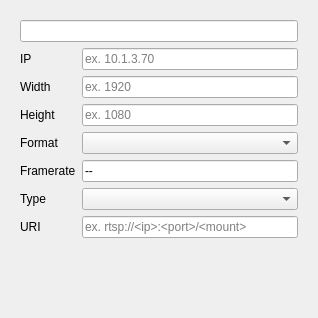
<?xml version="1.0" encoding="UTF-8"?>
<ui version="4.0">
 <class>Form</class>
 <widget class="RoutingContainer" name="Form">
  <property name="geometry">
   <rect>
    <x>0</x>
    <y>0</y>
    <width>318</width>
    <height>318</height>
   </rect>
  </property>
  <property name="windowTitle">
   <string>Form</string>
  </property>
  <property name="autoFillBackground">
   <bool>true</bool>
  </property>
  <property name="styleSheet">
   <string notr="true">CDPBaseContainer{
border-radius: 100px;
}</string>
  </property>
  <property name="cdpTargetRouting">
   <string>VWController.Cameras.Camera</string>
  </property>
  <layout class="QVBoxLayout" name="verticalLayout_2">
   <item>
    <widget class="CDPBaseContainer" name="container">
     <property name="styleSheet">
      <string notr="true"/>
     </property>
     <property name="type" stdset="0">
      <enum>CDPBaseContainer::Container</enum>
     </property>
     <property name="svgBorderMargins" stdset="0">
      <bool>true</bool>
     </property>
     <property name="borderPixmap">
      <string>:/themes/openbridge5_dusk/backgrounds/bgPanel.svg</string>
     </property>
     <layout class="QVBoxLayout" name="verticalLayout_3">
      <item>
       <layout class="QVBoxLayout" name="verticalLayout">
        <item>
         <widget class="CDPBaseLineEdit" name="lineEdit">
          <property name="alignment">
           <set>Qt::AlignCenter</set>
          </property>
          <property name="svgFile">
           <string notr="true">:/themes/openbridge5_bright/backgrounds/bgLineEdit.svg</string>
          </property>
          <property name="cdpRouting" stdset="0">
           <string>.DisplayName.Value</string>
          </property>
          <property name="pushRoutables" stdset="0">
           <stringlist notr="true">
            <string>cdpRouting</string>
           </stringlist>
          </property>
         </widget>
        </item>
        <item>
         <layout class="QFormLayout" name="formLayout">
          <item row="0" column="0">
           <widget class="CDPBaseLabel" name="label">
            <property name="text">
             <string>IP</string>
            </property>
           </widget>
          </item>
          <item row="0" column="1">
           <widget class="CDPBaseLineEdit" name="lineEdit_2">
            <property name="placeholderText">
             <string>ex. 10.1.3.70</string>
            </property>
            <property name="svgFile">
             <string notr="true">:/themes/openbridge5_bright/backgrounds/bgLineEdit.svg</string>
            </property>
            <property name="cdpRouting" stdset="0">
             <string>.IP.Value</string>
            </property>
            <property name="pushRoutables" stdset="0">
             <stringlist notr="true">
              <string>cdpRouting</string>
             </stringlist>
            </property>
           </widget>
          </item>
          <item row="1" column="0">
           <widget class="CDPBaseLabel" name="label_2">
            <property name="text">
             <string>Width</string>
            </property>
           </widget>
          </item>
          <item row="1" column="1">
           <widget class="CDPBaseLineEdit" name="lineEdit_3">
            <property name="placeholderText">
             <string>ex. 1920</string>
            </property>
            <property name="svgFile">
             <string notr="true">:/themes/openbridge5_bright/backgrounds/bgLineEdit.svg</string>
            </property>
            <property name="cdpRouting" stdset="0">
             <string>.Width.Value</string>
            </property>
            <property name="pushRoutables" stdset="0">
             <stringlist notr="true">
              <string>cdpRouting</string>
             </stringlist>
            </property>
           </widget>
          </item>
          <item row="2" column="0">
           <widget class="CDPBaseLabel" name="label_3">
            <property name="text">
             <string>Height</string>
            </property>
           </widget>
          </item>
          <item row="2" column="1">
           <widget class="CDPBaseLineEdit" name="lineEdit_4">
            <property name="placeholderText">
             <string>ex. 1080</string>
            </property>
            <property name="svgFile">
             <string notr="true">:/themes/openbridge5_bright/backgrounds/bgLineEdit.svg</string>
            </property>
            <property name="cdpRouting" stdset="0">
             <string>.Height.Value</string>
            </property>
            <property name="pushRoutables" stdset="0">
             <stringlist notr="true">
              <string>cdpRouting</string>
             </stringlist>
            </property>
           </widget>
          </item>
          <item row="3" column="0">
           <widget class="CDPBaseLabel" name="label_4">
            <property name="text">
             <string>Format</string>
            </property>
           </widget>
          </item>
          <item row="4" column="0">
           <widget class="CDPBaseLabel" name="label_5">
            <property name="text">
             <string>Framerate</string>
            </property>
           </widget>
          </item>
          <item row="4" column="1">
           <widget class="CDPBaseLineEdit" name="lineEdit_6">
            <property name="text">
             <string>--</string>
            </property>
            <property name="placeholderText">
             <string>ex. 60</string>
            </property>
            <property name="svgFile">
             <string notr="true">:/themes/openbridge5_bright/backgrounds/bgLineEdit.svg</string>
            </property>
            <property name="cdpRouting" stdset="0">
             <string>.Framerate.Value</string>
            </property>
            <property name="pushRoutables" stdset="0">
             <stringlist notr="true">
              <string>cdpRouting</string>
             </stringlist>
            </property>
           </widget>
          </item>
          <item row="6" column="0">
           <widget class="CDPBaseLabel" name="label_6">
            <property name="text">
             <string>Type</string>
            </property>
           </widget>
          </item>
          <item row="7" column="0">
           <widget class="CDPBaseLabel" name="label_7">
            <property name="text">
             <string>URI</string>
            </property>
           </widget>
          </item>
          <item row="7" column="1">
           <widget class="CDPBaseLineEdit" name="lineEdit_5">
            <property name="text">
             <string/>
            </property>
            <property name="placeholderText">
             <string>ex. rtsp://&lt;ip&gt;:&lt;port&gt;/&lt;mount&gt;</string>
            </property>
            <property name="svgFile">
             <string notr="true">:/themes/openbridge5_bright/backgrounds/bgLineEdit.svg</string>
            </property>
            <property name="pushRoutables" stdset="0">
             <stringlist notr="true">
              <string>cdpRouting</string>
             </stringlist>
            </property>
           </widget>
          </item>
          <item row="6" column="1">
           <widget class="CDPBaseComboBox" name="comboBox">
            <property name="maximumSize">
             <size>
              <width>16777215</width>
              <height>26</height>
             </size>
            </property>
            <property name="svgFile">
             <string notr="true">:/themes/openbridge5_bright/buttons/spinBox.svg</string>
            </property>
            <property name="cdpRouting" stdset="0">
             <string/>
            </property>
            <property name="pushRoutables" stdset="0">
             <stringlist notr="true">
              <string>cdpRouting</string>
             </stringlist>
            </property>
            <item>
             <property name="text">
              <string/>
             </property>
            </item>
            <item>
             <property name="text">
              <string>Z3</string>
             </property>
            </item>
            <item>
             <property name="text">
              <string>TheImagingSource</string>
             </property>
            </item>
            <item>
             <property name="text">
              <string>Basler</string>
             </property>
            </item>
            <item>
             <property name="text">
              <string>Axis</string>
             </property>
            </item>
           </widget>
          </item>
          <item row="3" column="1">
           <widget class="CDPBaseComboBox" name="comboBox_2">
            <property name="sizePolicy">
             <sizepolicy hsizetype="Preferred" vsizetype="Fixed">
              <horstretch>0</horstretch>
              <verstretch>0</verstretch>
             </sizepolicy>
            </property>
            <property name="maximumSize">
             <size>
              <width>16777215</width>
              <height>26</height>
             </size>
            </property>
            <property name="svgFile">
             <string notr="true">:/themes/openbridge5_bright/buttons/spinBox.svg</string>
            </property>
            <property name="cdpRouting" stdset="0">
             <string>.Format.Value</string>
            </property>
            <property name="pushRoutables" stdset="0">
             <stringlist notr="true">
              <string>cdpRouting</string>
             </stringlist>
            </property>
            <item>
             <property name="text">
              <string/>
             </property>
            </item>
            <item>
             <property name="text">
              <string>BayerRG8</string>
             </property>
            </item>
            <item>
             <property name="text">
              <string>RGB</string>
             </property>
            </item>
            <item>
             <property name="text">
              <string>GREY</string>
             </property>
            </item>
           </widget>
          </item>
         </layout>
        </item>
       </layout>
      </item>
     </layout>
    </widget>
   </item>
  </layout>
 </widget>
 <customwidgets>
  <customwidget>
   <class>CDPBaseLineEdit</class>
   <extends>QLineEdit</extends>
   <header>CDPBaseWidgets/CDPBaseLineEdit.h</header>
  </customwidget>
  <customwidget>
   <class>CDPBaseComboBox</class>
   <extends>QComboBox</extends>
   <header>CDPBaseWidgets/CDPBaseComboBox.h</header>
  </customwidget>
  <customwidget>
   <class>CDPBaseContainer</class>
   <extends>QWidget</extends>
   <header>CDPBaseWidgets/CDPBaseContainer.h</header>
   <container>1</container>
  </customwidget>
  <customwidget>
   <class>RoutingContainer</class>
   <extends>QWidget</extends>
   <header>CDPBaseWidgets/RoutingReplacementWidget.h</header>
   <container>1</container>
  </customwidget>
  <customwidget>
   <class>CDPBaseLabel</class>
   <extends>QLabel</extends>
   <header>CDPBaseWidgets/CDPBaseLabel.h</header>
  </customwidget>
 </customwidgets>
 <resources/>
 <connections/>
</ui>
